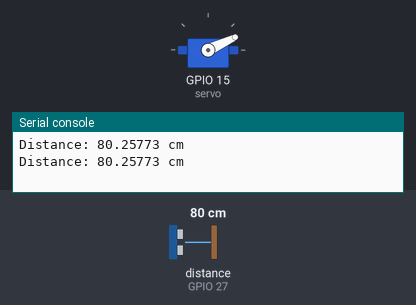
Recording of a program running on a simulated ESP32 board running MicroPython. On the bench: servo, the last lines printed to the serial console. The inputs (shaded band) are chosen by the test bench; at power-on: distance to the obstacle (sensor on GPIO 27) 80 cm. The echo pulse lasts 58.3 µs per cm; servo angles are drawn from the pulse width (0.5 ms = 0°, 2.5 ms = 180°).

Above: at 1.2 s.
1.3 s: distance to the obstacle (sensor on GPIO 27) set to 11 cm
3.2 s: distance to the obstacle (sensor on GPIO 27) set to 8 cm
At 4.4 s:
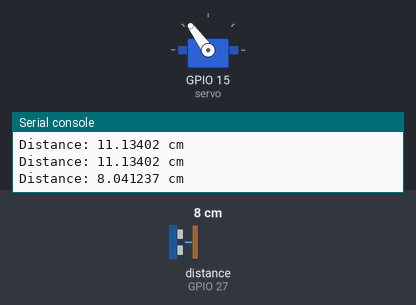
5.5 s: distance to the obstacle (sensor on GPIO 27) set to 18 cm
At 7.2 s:
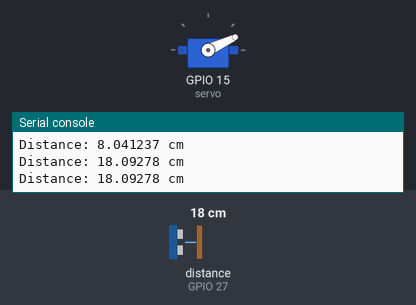
7.5 s: distance to the obstacle (sensor on GPIO 27) set to 2 cm
At 8.9 s:
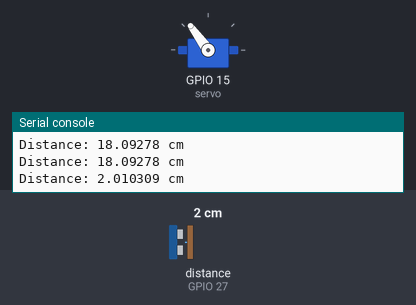
Timing chart, 0 to 10.5 s (numbered marks = the images above; inputs shaded):
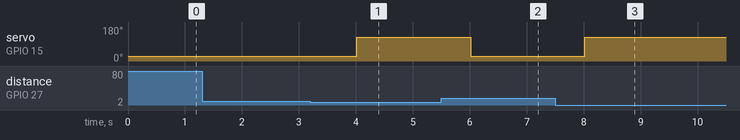

Measured:
- the behaviour switches between 10 and 9 cm on distance to the obstacle (sensor on GPIO 27) (found by bisection; images 0 and 1)
- after the input at 3.2 s, servo on GPIO 15 (servo): 25° → 126° after 0.82 s
- after the input at 5.5 s, servo on GPIO 15 (servo): 126° → 25° after 0.52 s
- after the input at 7.5 s, servo on GPIO 15 (servo): 25° → 126° after 0.52 s

The program:

servo-motar.py
```python
from machine import Pin, PWM
import time

# Ultrasonic sensor setup
trigger = Pin(14, Pin.OUT)
echo = Pin(27, Pin.IN)

# Servo motor setup (on GPIO 15)
servo = PWM(Pin(15), freq=50)

# Function to set the servo position
def set_servo_angle(angle):
    duty = int(40 + (angle / 180) * 115)  # Convert angle to duty cycle
    servo.duty(duty)

# Function to measure distance using the ultrasonic sensor
def get_distance():
    # Send a pulse
    trigger.value(0)
    time.sleep_us(2)
    trigger.value(1)
    time.sleep_us(10)
    trigger.value(0)

    # Measure the duration of the echo pulse
    while echo.value() == 0:
        pass
    start_time = time.ticks_us()

    while echo.value() == 1:
        pass
    end_time = time.ticks_us()

    duration = time.ticks_diff(end_time, start_time)

    # Calculate distance in cm
    distance = (duration / 2) / 29.1
    return distance

# Main loop to control the servo based on distance
while True:
    distance = get_distance()
    print("Distance:", distance, "cm")

    if distance <= 10:
        set_servo_angle(90)  # Turn servo to 90 degrees
    else:
        set_servo_angle(0)   # Turn servo to 0 degrees

    time.sleep(1)
```
